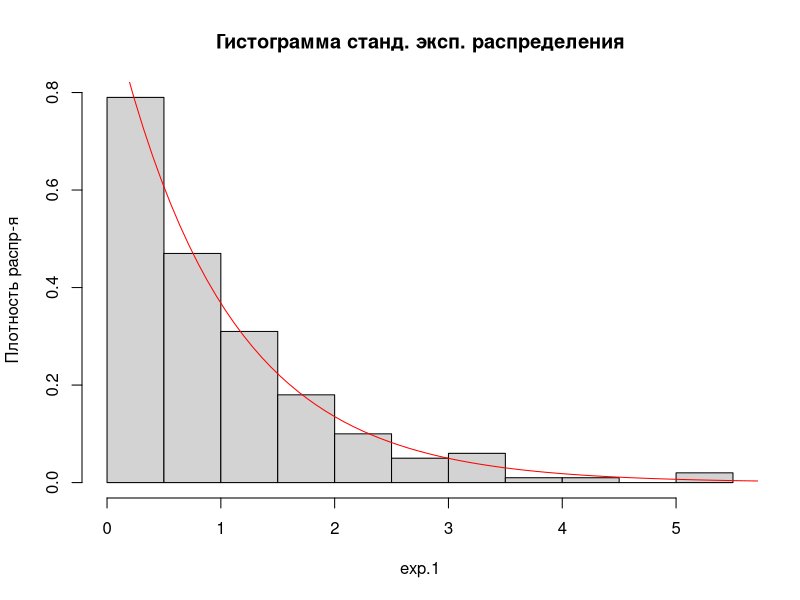
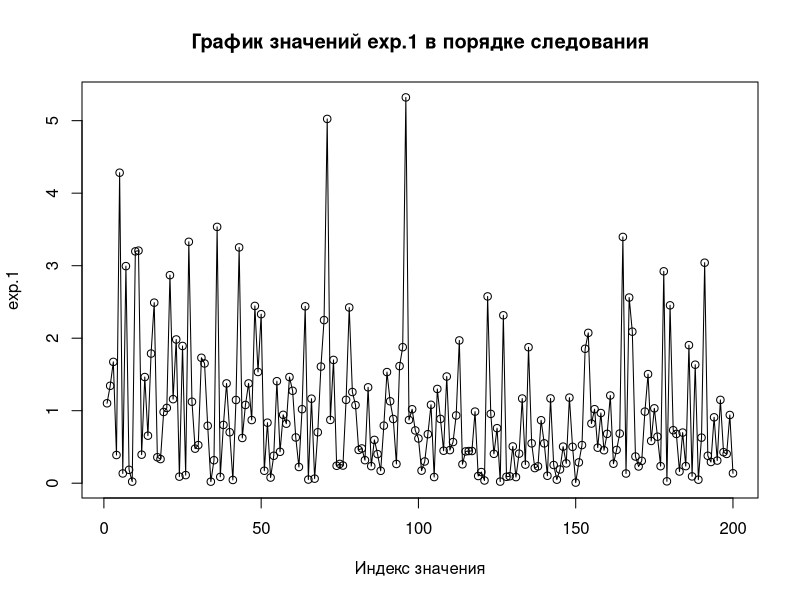
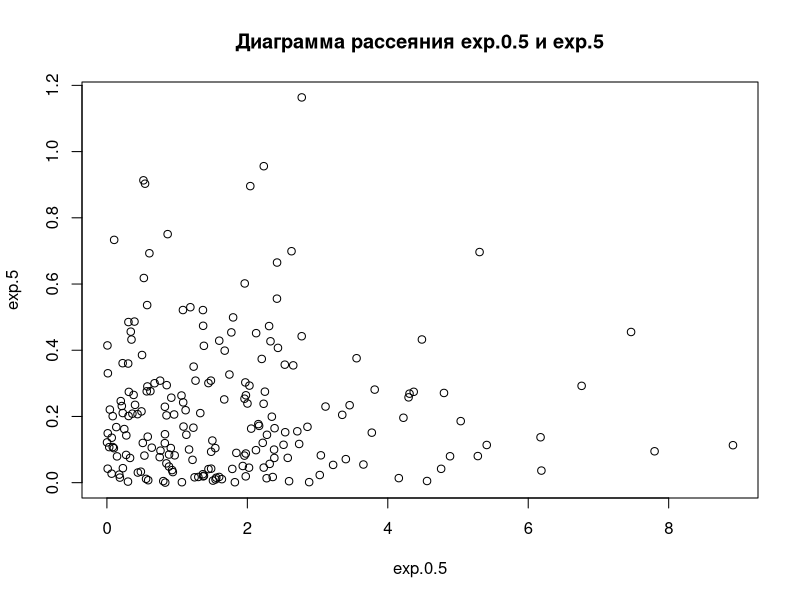
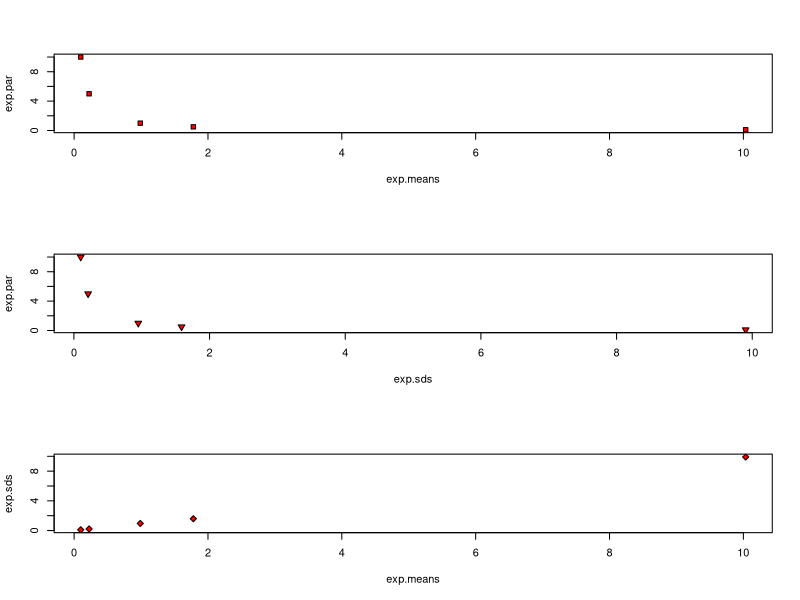
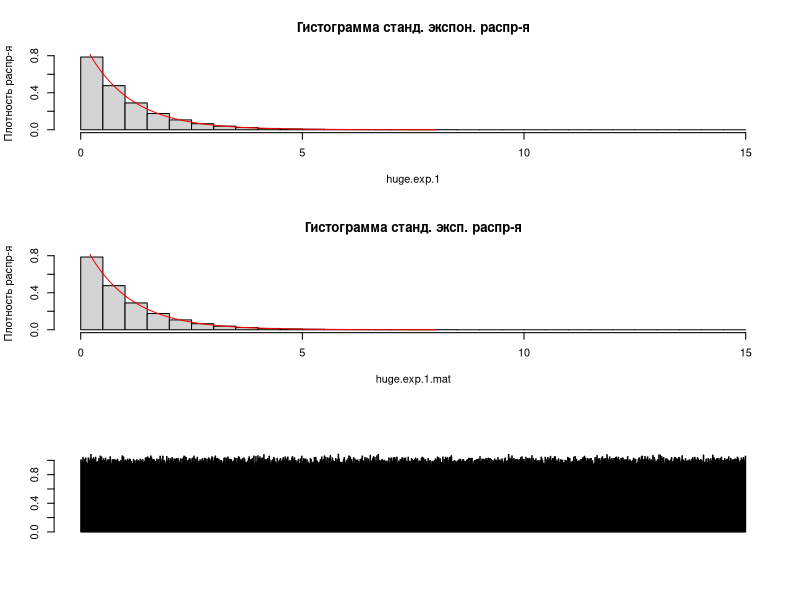
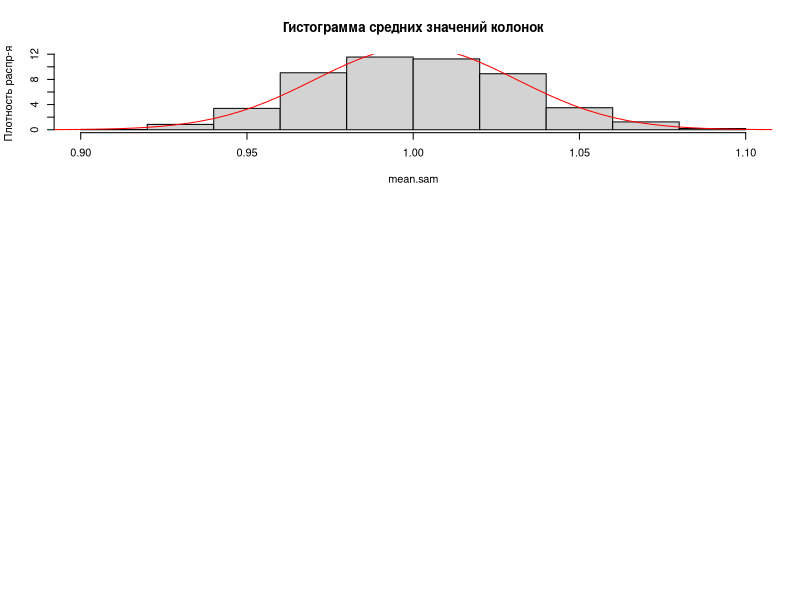

Source code (R) for these figures, in order:
## ---- chunk 1
exp.1 <- rexp(200)
mean.1 <- mean(exp.1) #среднее отклонение
sd.1 <- sd(exp.1) #стандарт.отклонение
## ---- chunk 2
#Для 0.1
exp.0.1 <- rexp(200,0.1)
mean.0.1 <- mean(exp.0.1)
sd.0.1 <- sd(exp.0.1)

#Для 0.5
exp.0.5 <- rexp(200,0.5)
mean.0.5 <- mean(exp.0.5)
sd.0.5 <- sd(exp.0.5)

#Для 5
exp.5 <- rexp(200,5)
mean.5 <- mean(exp.5)
sd.5 <- sd(exp.5)

#Для 10
exp.10 <- rexp(200,10)
mean.10 <- mean(exp.10)
sd.10 <- sd(exp.10)
## ---- chunk 3
hist(exp.1, prob = TRUE, main = "Гистограмма станд. эксп. распределения", ylab="Плотность распр-я")
curve(dexp(x), from = 0, to = 8, add = TRUE, col = "red")
## ---- chunk 4
plot(exp.1, xlab="Индекс значения", main="График значений exp.1 в порядке следования")
lines(exp.1)
## ---- chunk 5
plot(exp.0.5,exp.5,main="Диаграмма рассеяния exp.0.5 и exp.5")
## ---- chunk 6
exp.means <- c(mean.1,mean.0.1,mean.0.5,mean.5,mean.10)
## ---- chunk 7
exp.par <- c(1, 0.1, 0.5, 5, 10)
exp.sds <- c(sd(exp.1), sd(exp.0.1), sd(exp.0.5), sd(exp.5), sd(exp.10))
par(mfrow = c(3, 1))
plot(exp.means, exp.par, bg = "red", pch = 22)
plot(exp.sds, exp.par, bg = "red", pch = 25)
plot(exp.means, exp.sds, bg = "red", pch = 23)

## ---- chunk 8
huge.exp.1 <- rexp(1100000)
huge.exp.1.mean <- mean(huge.exp.1)
huge.exp.1.sd <- sd(huge.exp.1)
## ---- chunk 9
hist(huge.exp.1, prob = TRUE, main = "Гистограмма станд. экспон. распр-я", ylab="Плотность распр-я")
curve(dexp(x), from = 0, to = 8, add = TRUE, col = "red")
## ---- chunk 10
mean.trew.1 <- mean(huge.exp.1>1)

#Проверим
check.trew.1 <- huge.exp.1>1
mean.check <- mean(check.trew.1)
mean.trew.1==mean.check
## ---- chunk 11
huge.exp.1.mat<-matrix(huge.exp.1,nrow=1100,ncol=1000)
hist(huge.exp.1.mat, prob = TRUE, main = "Гистограмма станд. эксп. распр-я", ylab="Плотность распр-я")
curve(dexp(x), from = 0, to = 8, add = TRUE, col = "red")
## ---- chunk 12
mean.huge.mat.1.137 <- colMeans(huge.exp.1.mat)[137]
## ---- chunk 13
mean.sam <- colMeans(huge.exp.1.mat)

#Столбчатая диаграмма
barplot(mean.sam)

#Гистограмма
hist(mean.sam, prob = TRUE, main = "Гистограмма средних значений колонок", ylab="Плотность распр-я")


#Нормальное распределение
mean.norm <- mean(mean.sam)
sd.norm <- sd(mean.sam)
curve(dnorm(x,mean=mean.norm,sd=sd.norm), from = 0.8, to = 1.20, col = "red",add=TRUE)
## ---- chunk 14
huge.exp.1.square <- huge.exp.1 ^ 2
huge.exp.1.square.mean <- mean(huge.exp.1.square)
huge.exp.1.square.sd <- sd(huge.exp.1.square)

print(huge.exp.1.square.mean)
print(huge.exp.1.square.sd)
